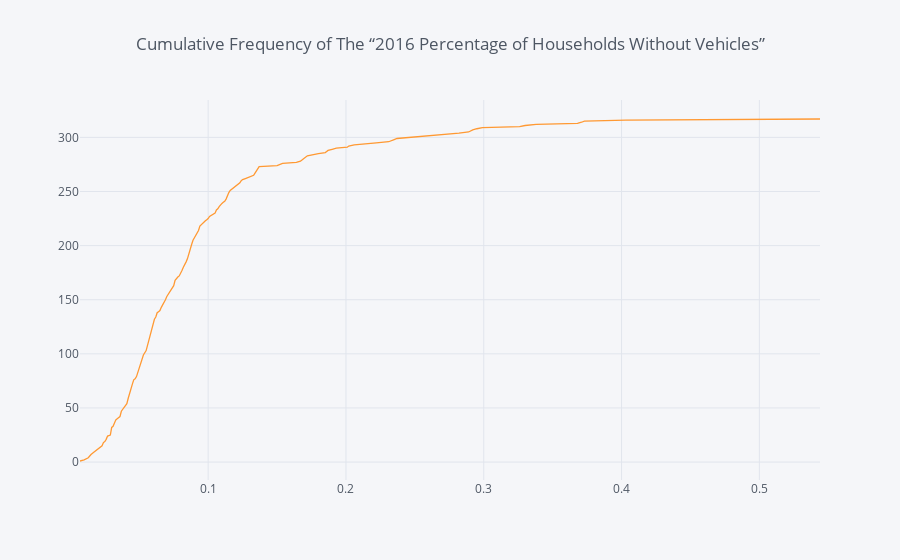

This figure's notebook cell:
### Code cell
df_2_1['cumulative frequency'].iplot(kind='line',
                                     title='Cumulative Frequency of The “2016 Percentage of Households Without Vehicles”')

### Figure 1 — Plotly figure (JSON) as saved in the notebook; plotly's stock layout.template omitted (floating-point values rounded to 4 significant figures; data arrays with more than 128 entries replaced by an {"elided": "..."} marker saying what was removed)
{"data": [{"line": {"color": "rgba(255, 153, 51, 1.0)", "dash": "solid", "shape": "linear", "width": 1.3}, "mode": "lines", "name": "cumulative frequency", "text": "", "type": "scatter", "uid": "85ac1150-239d-43bb-a9fa-30e7c5c384f9", "x": {"elided": "150 float values"}, "y": {"elided": "150 int values"}}], "layout": {"legend": {"bgcolor": "#F5F6F9", "font": {"color": "#4D5663"}}, "paper_bgcolor": "#F5F6F9", "plot_bgcolor": "#F5F6F9", "title": {"font": {"color": "#4D5663"}, "text": "Cumulative Frequency of The “2016 Percentage of Households Without Vehicles”"}, "xaxis": {"gridcolor": "#E1E5ED", "showgrid": true, "tickfont": {"color": "#4D5663"}, "title": {"font": {"color": "#4D5663"}, "text": ""}, "zerolinecolor": "#E1E5ED"}, "yaxis": {"gridcolor": "#E1E5ED", "showgrid": true, "tickfont": {"color": "#4D5663"}, "title": {"font": {"color": "#4D5663"}, "text": ""}, "zerolinecolor": "#E1E5ED"}}}
